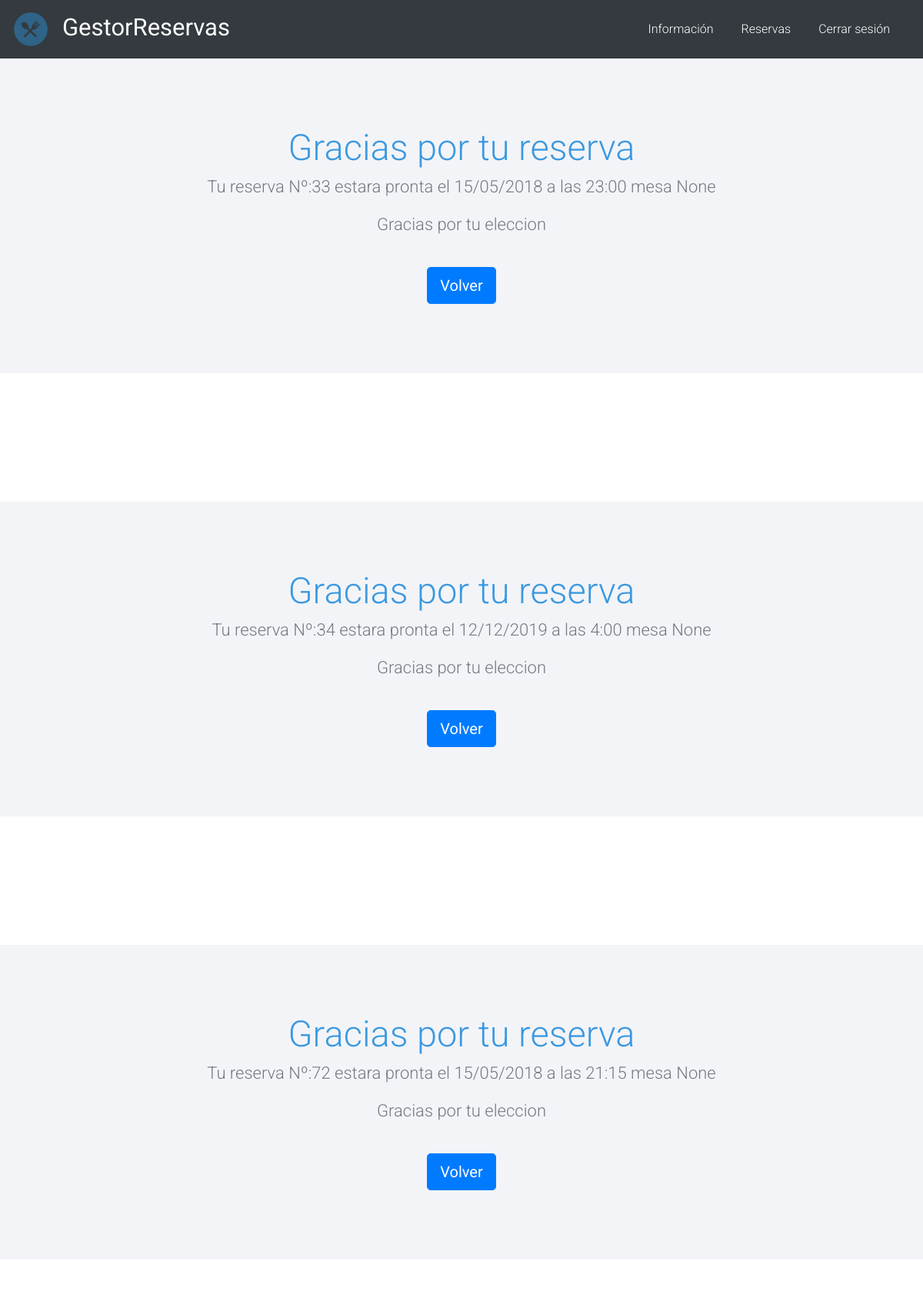
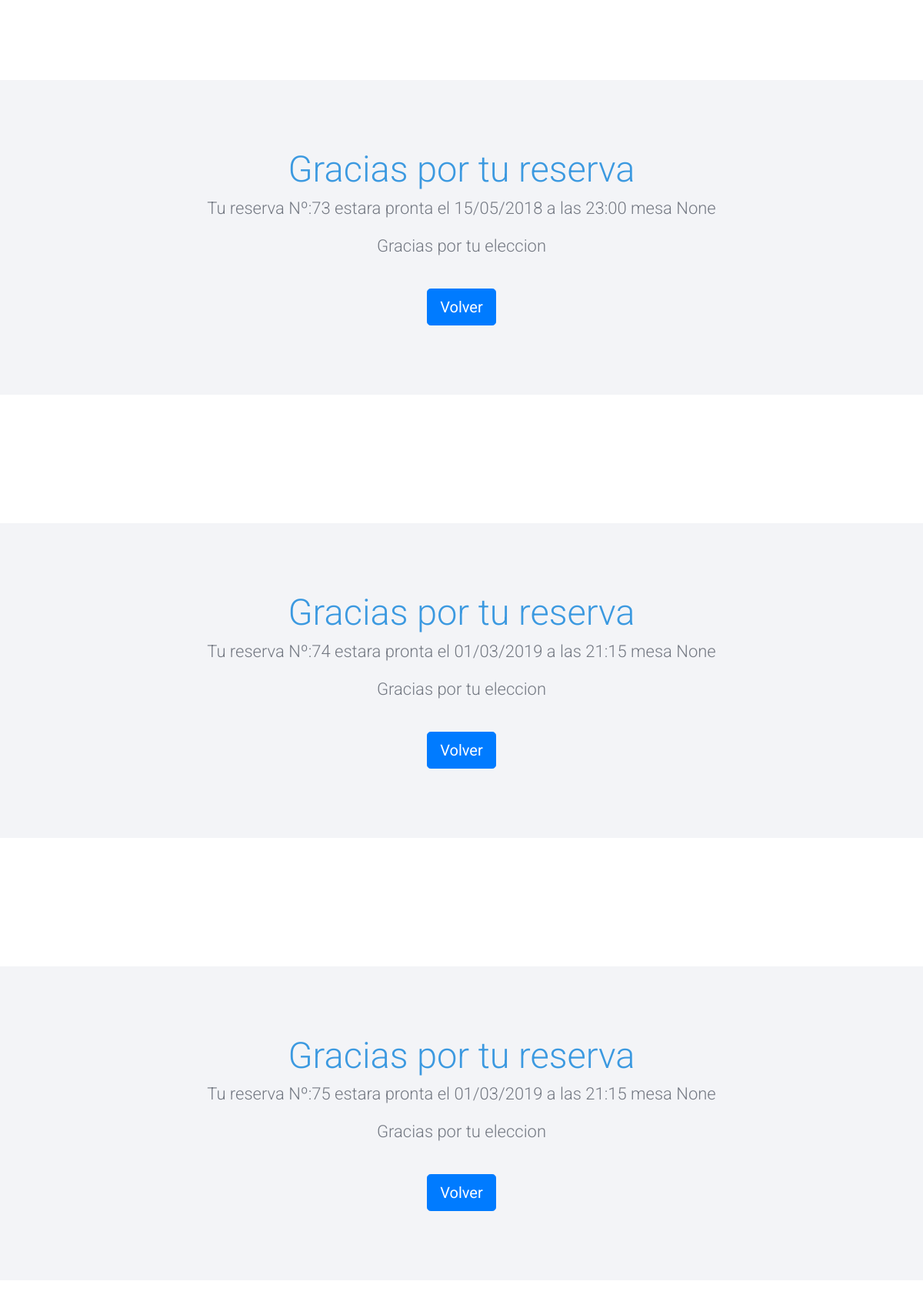
Screenshot of /listado/final/ (signed in, upper part) with the database file from the repository (2 pictures, top to bottom).
### listado/models.py (models this page shows, shortened)
class Reserva(models.Model):
    User= models.ForeignKey(User, on_delete=models.CASCADE, blank=True, null=True)
    restaurante = models.ForeignKey(restaurante, on_delete=models.CASCADE, blank=True, null=True)
    nombre = models.CharField(max_length=100)
    apellido = models.CharField(max_length=100)
    telefono = models.IntegerField(default=1)
    email = models.EmailField(max_length=100)
    personas = models.IntegerField(default=1)
    dia = models.CharField(max_length=100)
    hora = models.CharField(max_length=100)
    mesa= models.IntegerField(null=True)
    class Meta:
      get_latest_by = 'mesa'

### listado/views.py (the view)
# urls.py: path( 'final/', reservasView.as_view(), name='final'),
class reservasView(ListView):
    model= Reserva
    template_name = 'listado/final.html'
    context_object_name = 'reservas'
    def get_queryset(self):
        return Reserva.objects.filter(User=self.request.user)

### listado/templates/listado/final.html (shortened to what this page needs)
{% extends 'home/base.html' %}
{% load static %}
{% block content %}
{% if reservas %}
{% for reserva in reservas %}
 <section class="main-block light-bg">
    <div class="container">
        <div class="row">
            <div class="col-md-12">
              <div class="add-listing-wrap">
                    <h2>Gracias por tu reserva</h2>
                  <p>Tu reserva Nº:{{reserva.pk}} estara pronta el {{reserva.dia}} a las {{reserva.hora}} mesa {{reserva.mesa}} </p>
                  <p>Gracias por tu eleccion </p>
                </div>
            </div>
        </div>
        <div class="row justify-content-center">
            <div class="col-md-4">
                <div class="featured-btn-wrap">
                    <a href="{% url 'index' %}" class="btn btn-primary btn-lg">Volver</a>
                </div>
            </div>
        </div>
    </div>
</section>
<div>
    <pre>
   </pre>
    </div>
{% endfor %}
{% endif %}
{% endblock %}

### gestor/static/css/style.css (style rules this page uses)
body { font-family: 'Roboto', sans-serif; }
h2 { font-size: 47px; }
p { font-size: 15px; }
.main-block { padding: 90px 0; }
.light-bg { background: #f3f4f7; }
.featured-btn-wrap { text-align: center; }
@media (max-width: 1200px) { .featured-btn-wrap { margin: 3px 0 0; } }
.add-listing-wrap { text-align: center; margin: 0 0 36px; }
.add-listing-wrap h2 { font-weight: 300; color: #3b99e0; }
.add-listing-wrap p { font-size: 22px; font-weight: 300; color: #737882; }

### rows the page displays
Reserva: pk "33", dia "15/05/2018", hora "23:00", mesa "None"
Reserva: pk "34", dia "12/12/2019", hora "4:00", mesa "None"
Reserva: pk "72", dia "15/05/2018", hora "21:15", mesa "None"
Reserva: pk "73", dia "15/05/2018", hora "23:00", mesa "None"
Reserva: pk "74", dia "01/03/2019", hora "21:15", mesa "None"
Reserva: pk "75", dia "01/03/2019", hora "21:15", mesa "None"
